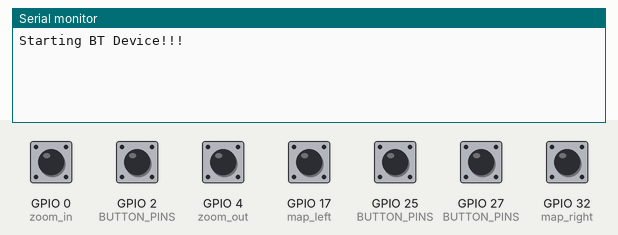
Recording of a sketch running on a simulated ESP32. On the bench: the last lines printed to the serial monitor. The inputs (shaded band) are chosen by the test bench; at power-on: GPIO 0 (zoom_in), GPIO 2 (BUTTON_PINS), GPIO 4 (zoom_out), GPIO 17 (map_left), GPIO 25 (BUTTON_PINS), GPIO 27 (BUTTON_PINS), GPIO 32 (map_right) HIGH. USB keyboard and mouse output is not drawn.

Above: at 1.2 s.
1.3 s: GPIO 0 (zoom_in) pulled LOW for 0.15 s
At 1.9 s:
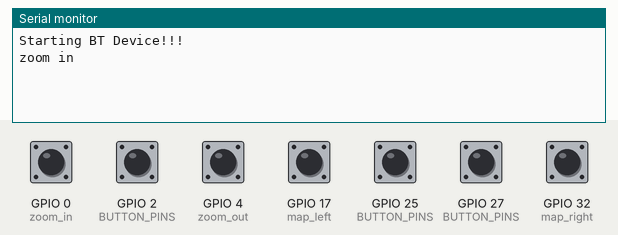
2.9 s: GPIO 2 (BUTTON_PINS) pulled LOW for 0.15 s
At 4.2 s:
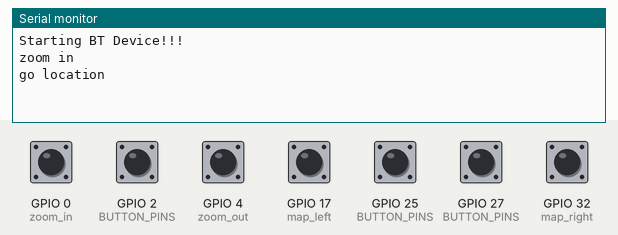
4.5 s: GPIO 4 (zoom_out) pulled LOW for 0.15 s
At 5.6 s:
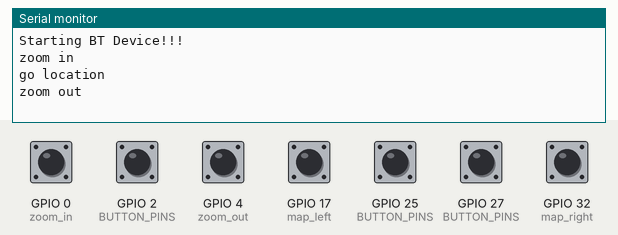
6.1 s: GPIO 17 (map_left) pulled LOW for 0.15 s
At 6.8 s:
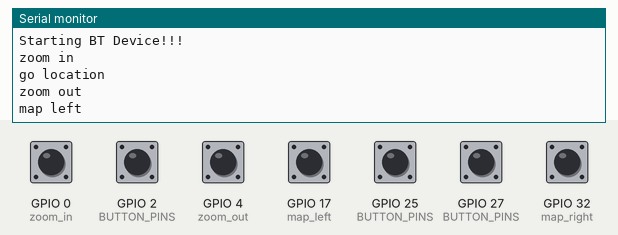
7.7 s: GPIO 25 (BUTTON_PINS) pulled LOW for 0.15 s
At 9.0 s:
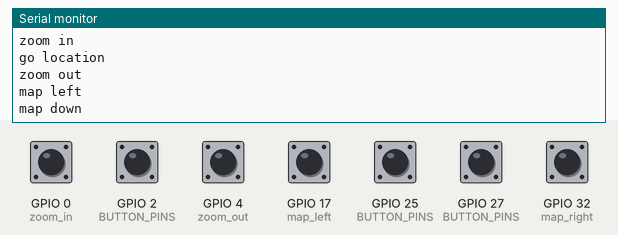
9.3 s: GPIO 27 (BUTTON_PINS) pulled LOW for 0.15 s
At 10.5 s:
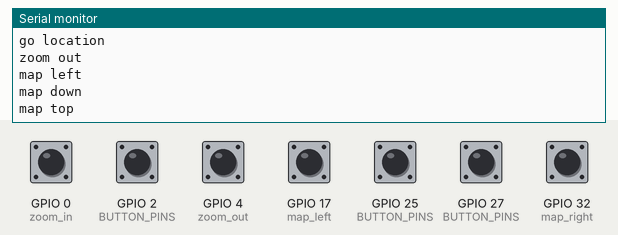

Measured:
- after the input at 1.3 s, the serial monitor: prints a new line at once (image 1)
- after the input at 2.9 s, the serial monitor: prints a new line after 0.10 s (image 2)
- after the input at 4.5 s, the serial monitor: prints a new line at once (image 3)
- after the input at 6.1 s, the serial monitor: prints a new line at once (image 4)
- after the input at 7.7 s, the serial monitor: prints a new line after 0.10 s (image 5)
- after the input at 9.3 s, the serial monitor: prints a new line after 0.10 s (image 6)

The sketch:

esp32-mini-d1-clean.ino
```cpp
#define USE_NIMBLE
#include <BleKeyboard.h>
#include <Bounce2.h>

#if !defined(CONFIG_BT_SPP_ENABLED)
#error Serial Bluetooth not available or not enabled. It is only available for the ESP32 chip.
#endif

// DeviceName, DeviceManufacturer, BatteryLevel
BleKeyboard bleKeyboard("Mando xxxx", "XXXXX Corp, 100");

int zoom_out = 4; //Pin GPIO al que se conecta el botón
int zoom_in = 0;
int map_down = 25;
int map_up = 27;
int map_right = 32;
int map_left = 17;
int go_location = 2;
int pulse = 150; //Tiempo de espera para repetir al mantener pulsado

#define NUM_BUTTONS 7
const uint8_t BUTTON_PINS[NUM_BUTTONS] = {
  go_location,
  map_up,
  map_down,
  map_right,
  map_left,
  zoom_in,
  zoom_out,
};

Bounce * buttons = new Bounce[NUM_BUTTONS];

void setup() {
  Serial.begin(115200);
  Serial.println("Starting BT Device!!!");
  bleKeyboard.begin();
  for (int i = 0; i < NUM_BUTTONS; i++) {
    //setup the bounce instance for the current button
    buttons[i].attach(BUTTON_PINS[i], INPUT_PULLUP);
    //interval in ms
    buttons[i].interval(100);
  }
}

void loop() {
  if(bleKeyboard.isConnected()) {
    for (int i = 0; i < NUM_BUTTONS; i++) {
      //Update the Bounce instance
      buttons[i].update();
    }

    // fell() => Returns true if pin signal transitions from low to high
    if (buttons[0].fell()) {
      Serial.println("go location");
      if (bleKeyboard.isConnected()) {
        bleKeyboard.write(67); // El 67 es la C del teclado decimal
      }
    }

    if (buttons[1].fell()) {
      Serial.println("map top");
      if (bleKeyboard.isConnected()) {
        bleKeyboard.write(KEY_UP_ARROW);
      }
    }

    if (buttons[2].fell()) {
      Serial.println("map down");
      if (bleKeyboard.isConnected()) {
        bleKeyboard.write(KEY_DOWN_ARROW);
      }
    }

    if (digitalRead(zoom_in) == LOW) {
      Serial.println("zoom in");
      bleKeyboard.write(43); // el 43 es la tecla + del teclado para el zoom out
      delay(pulse);
    }
    else if (digitalRead(zoom_out) == LOW) {
      Serial.println("zoom out");
      bleKeyboard.write(45); //el  45 es la tecla - para zoom in
      delay(pulse);
    }
    else if (digitalRead(map_right) == LOW) {
      Serial.println("map right");
      bleKeyboard.write(KEY_RIGHT_ARROW);
      delay(pulse);
    }
    else if (digitalRead(map_left) == LOW) {
      Serial.println("map left");
      bleKeyboard.write(KEY_LEFT_ARROW);
      delay(pulse);
    }
  }
}
```
